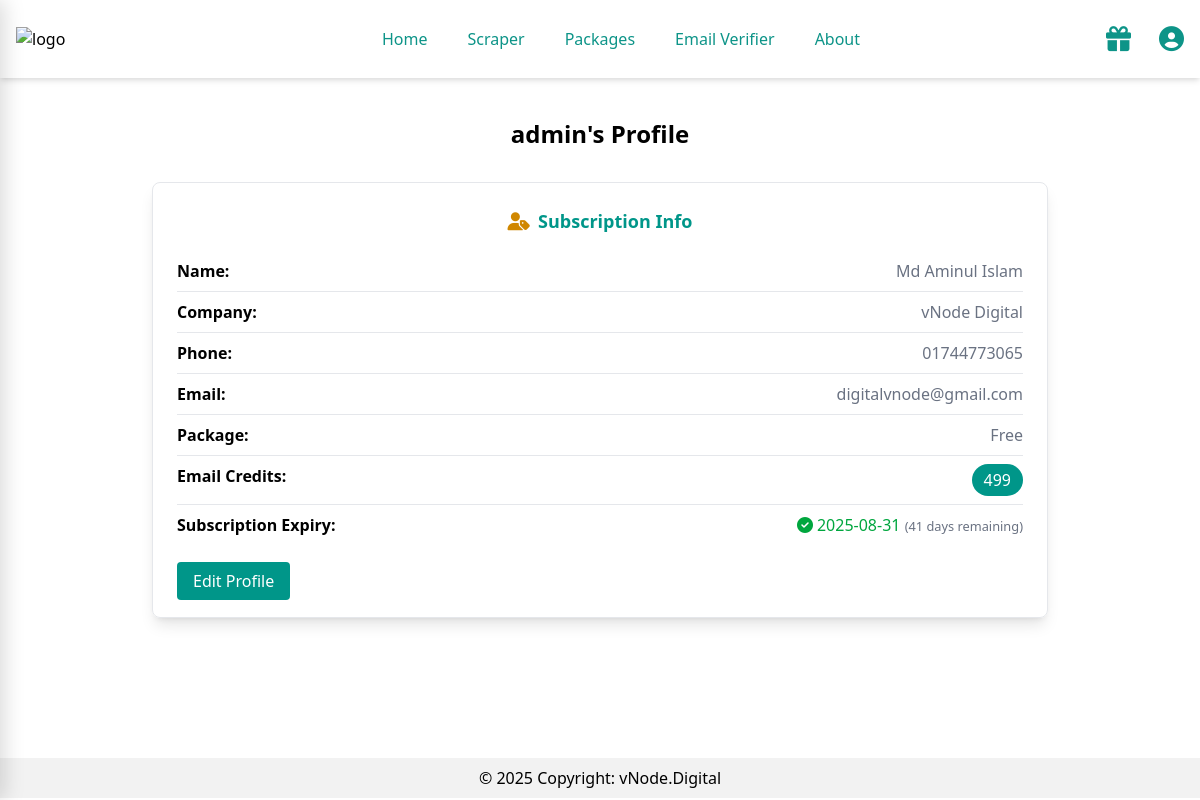
Page /account/profile/ (signed in) on the earlier database version.
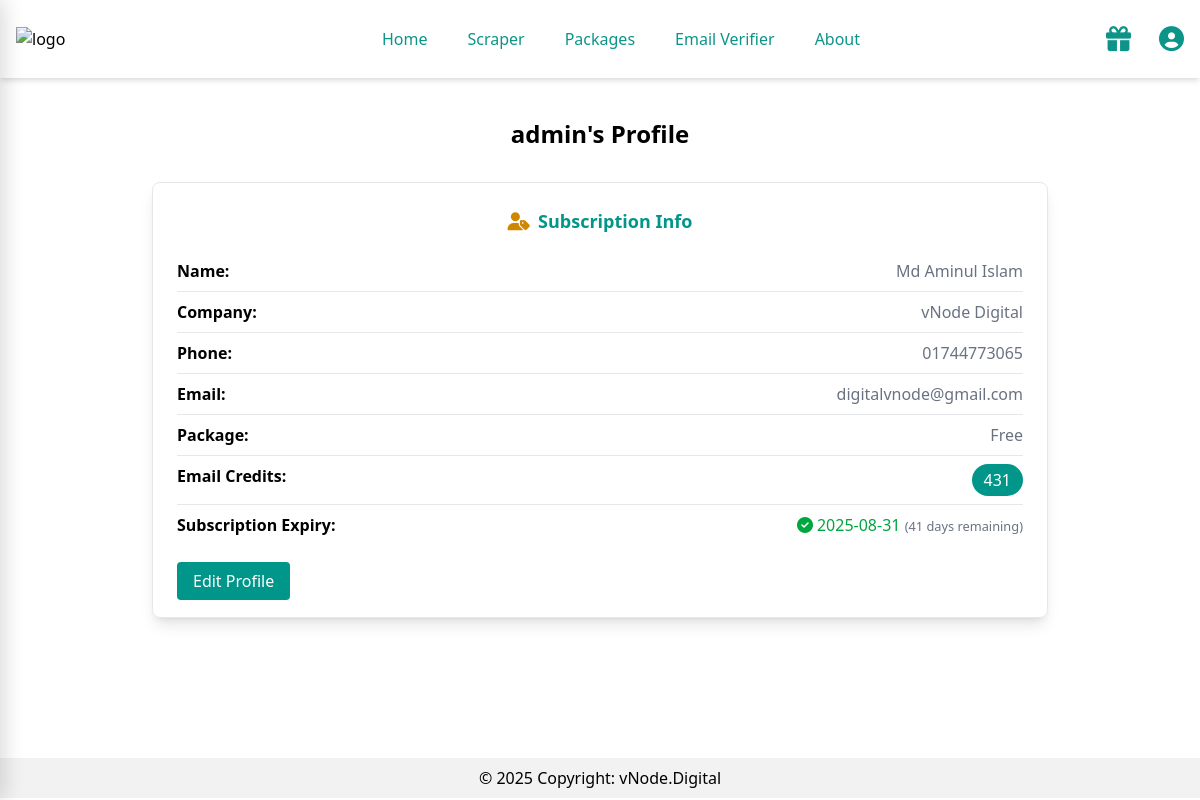
Same page on the later database version.
### accounts/models.py (models this page shows, shortened)
class UserProfile(models.Model):
    PLAN_CHOICES = [
        ('free', 'Free'),
        ('starter', 'Starter'),
        ('pro', 'Pro'),
        ('enterprise', 'Enterprise'),
    ]
    STATUS_CHOICES = [
        ('pending', 'Pending'),
        ('approve', 'Approved'),
        ('reject', 'Rejected'),
    ]
    user = models.OneToOneField(User, on_delete=models.CASCADE, related_name='profile')
    phone_number = models.CharField(max_length=20, blank=True, null=True)
    company_name = models.CharField(max_length=100, blank=True, null=True)
    subscription_package = models.CharField(max_length=20, choices=PLAN_CHOICES)
    subscription_start = models.DateField(blank=True, null=True)
    subscription_end = models.DateField(blank=True, null=True)
    is_trial = models.BooleanField(default=False)
    status = models.CharField(max_length=20, choices=STATUS_CHOICES, default='pending')
    verification_token = models.CharField(max_length=256, blank=True, null=True)
    email_credits = models.IntegerField(default=100)  # could reset monthly based on plan
    verify_credits = models.IntegerField(default=100)  # could reset monthly based on plan
    total_scrapes = models.IntegerField(default=0)
    last_login_ip = models.GenericIPAddressField(blank=True, null=True)
    preferred_language = models.CharField(max_length=10, default='en')
    timezone = models.CharField(max_length=50, default='UTC')
    last_reward_claim = models.DateField(blank=True, null=True)  # Track last reward claim date
    claimed_free_package = models.BooleanField(default=False)

### accounts/views.py (the view)
# urls.py: path('profile/', views.user_profile, name='user_profile'),  # Fixed incorrect reference
@login_required
def user_profile(request):
    profile, created = UserProfile.objects.get_or_create(user=request.user)
    today = date.today()
    remaining_days = None
    if profile.subscription_end:
        remaining_days = (profile.subscription_end - today).days
    return render(request, 'accounts/user_profile.html', {
        'profile': profile,
        'today': today,
        'remaining_days': remaining_days,
    })

### accounts/context_processors.py (called while the page is built)
def today_context(request):
    return {
        'today': now().date()
    }

### templates/accounts/user_profile.html (shortened to what this page needs)
{% extends 'base.html' %}
{% load static %}
{% block body %}
<div class="container mx-auto mt-10 min-height: 85vh;" style="min-height: 80vh;">
  <h2 class="mb-8 text-center text-2xl font-bold">
    {{ request.user.username }}'s Profile
  </h2>
  <div class="card mb-8 shadow-lg border border-gray-200 rounded-lg max-w-4xl text-align-center mx-auto">
    <div class="p-6">
      <h5 class="font-bold text-lg mb-4 text-center text-teal-600">
        <i class="fas fa-user-tag mr-2 text-yellow-600"></i><span class="text-teal-600">Subscription Info</span>
      </h5>
      <ul class="divide-y divide-gray-200">
        <li class="flex justify-between py-2">
          <span><strong>Name:</strong></span>
          <span class="text-gray-500">{{ request.user.first_name }} {{request.user.last_name}} </span>
        </li>
        <li class="flex justify-between py-2">
          <span><strong>Company:</strong></span>
          <span class="text-gray-500">{{ profile.company_name }}</span>
        </li>
        <li class="flex justify-between py-2">
          <span><strong>Phone:</strong></span>
          <span class="text-gray-500">{{ profile.phone_number }}</span>
        </li>
        <li class="flex justify-between py-2">
          <span><strong>Email:</strong></span>
          <span class="text-gray-500">{{ user.email }}</span>
        </li>
        <li class="flex justify-between py-2">
          <span><strong>Package:</strong></span>
          <span class="text-gray-500 capitalize">{{ profile.subscription_package }}</span>
        </li>
        <li class="flex justify-between py-2">
          <span><strong>Email Credits:</strong></span>
          {% if profile.email_credits > 0 %}
            <span class="bg-teal-600 text-white px-3 py-1 rounded-full">{{ profile.email_credits }}</span>
          {% else %}
            <span class="bg-red-600 text-white px-3 py-1 rounded-full">{{ profile.email_credits }}</span>
          {% endif %}
        </li>
        <li class="flex justify-between py-2">
          <span><strong>Subscription Expiry:</strong></span>
          {% if profile.subscription_end and profile.subscription_end >= today %}
            <span class="text-green-600">
              <i class="fas fa-check-circle mr-1"></i>{{ profile.subscription_end|date:"Y-m-d" }}
              <small class="text-gray-500">({{ remaining_days }} days remaining)</small>
            </span>
          {% elif profile.subscription_end %}
            <span class="text-red-600">
              <i class="fas fa-times-circle mr-1"></i>{{ profile.subscription_end|date:"Y-m-d" }}
              <small class="text-gray-500">(Expired {{ profile.subscription_end|timesince:today }} ago)</small>
            </span>
          {% else %}
            <span class="text-red-600">
              <i class="fas fa-times-circle mr-1"></i> No subscription end date available
            </span>
          {% endif %}
        </li>
      </ul>
      <a href="{% url 'accounts:edit_profile' %}" class="bg-teal-600 text-white px-4 py-2 rounded hover:bg-teal-700 transition duration-300">Edit Profile</a>
    </div>
  </div>
</div>
{% endblock %}

Differences in the rows shown:
changed UserProfile "vNode Digital": email_credits "499" → "431"
